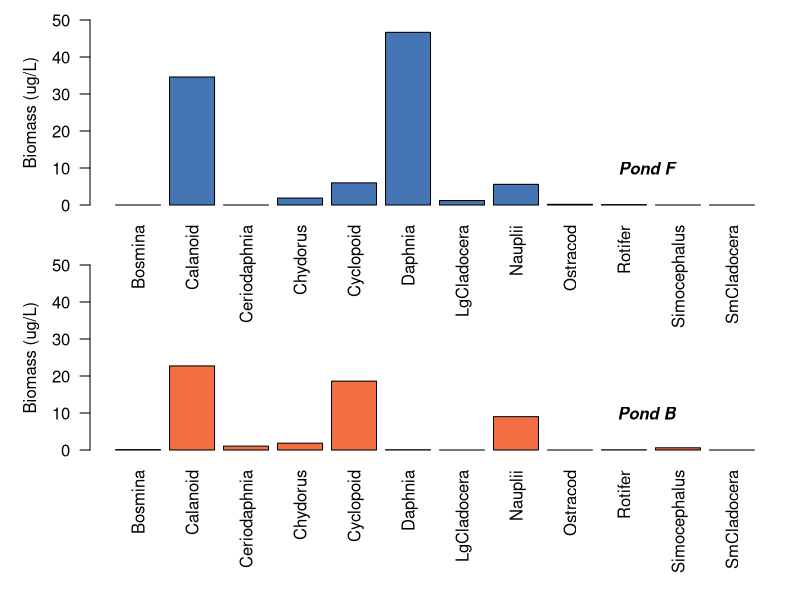
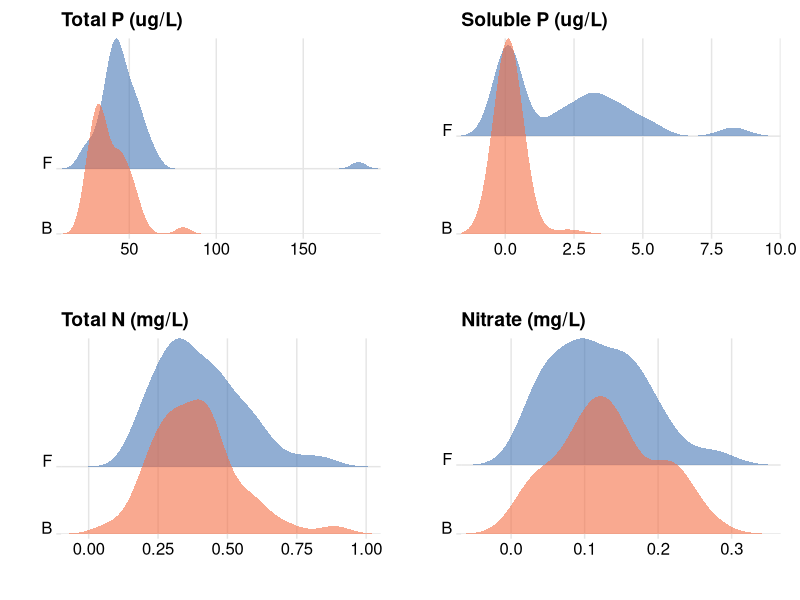
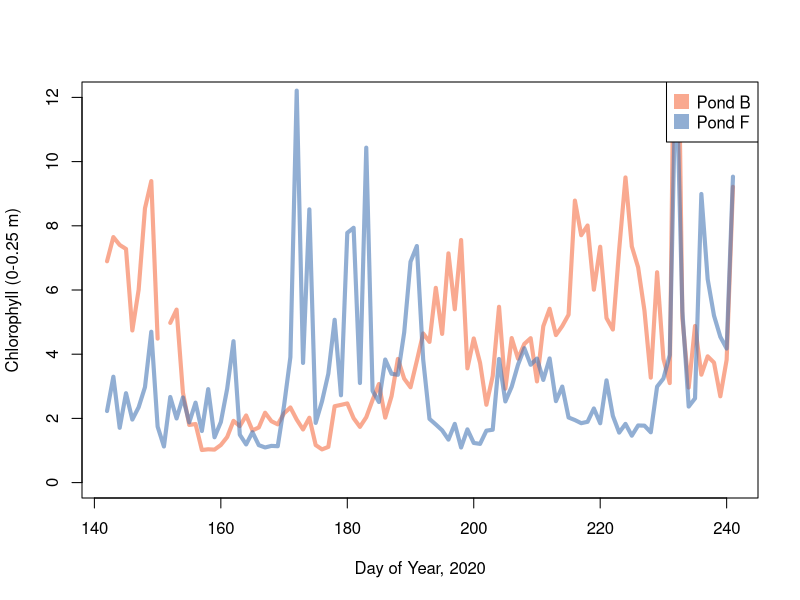

The R script that drew these images, in order:
# For Ellen's Macrophytes -- did Daphnia biomass differ between ponds F&B
if (!require(tidyverse)) install.packages('tidyverse')
library(tidyverse)
if (!require(ggridges)) install.packages('ggridges')
library(ggridges)
if (!require(gridExtra)) install.packages('gridExtra')
library(gridExtra)

#Data sets
zoops = read.csv("hort_zp_clean_11622.csv")
surface = read.csv("hort20_surface_dat.csv")

#==========================================
#Summer Mean Biomass for various taxonomic groupings
pondF = zoops %>%
  filter(pond_id == "F") %>%
  group_by(group) %>%
  summarize(summer_biomass = mean(biomass, na.rm = TRUE)) %>%
  ungroup()

pondB = zoops %>%
  filter(pond_id == "B") %>%
  group_by(group) %>%
  summarize(summer_biomass = mean(biomass, na.rm = TRUE)) %>%
  ungroup()


windows(height = 6, width = 4)
par(mfrow = c(2,1), mai = c(0.5,0.5,0.1,0.1), omi = c(1,0.4,0.1,0.1))
barplot(pondF$summer_biomass, names = pondB$group, las = 2, 
        col ="#4575b4", ylim = c(0,50))
mtext(side = 2, line = 2.5, "Biomass (ug/L)")
text(12, 10, "Pond F", font = 4)
barplot(pondB$summer_biomass, names = pondB$group, 
        las = 2, col = "#f46d43", ylim = c(0,50))
mtext(side = 2, line = 2.5, "Biomass (ug/L)")
text(12, 10, "Pond B", font = 4)

#==================================
# Nutrients
nutsB = surface %>%
  filter(pond_id == "B") %>%
  filter(!(is.na(tp))) %>%
  select(pond_id, doy, period, tp, srp, tn, nox, nhx)

nutsF = surface %>%
  filter(pond_id == "F") %>%
  filter(!(is.na(tp))) %>%
  select(pond_id, doy, period, tp, srp, tn, nox, nhx)

nuts_mac = rbind(nutsB, nutsF)


col_B = rgb(244,109,67, max = 255, alpha = 150)
col_F = rgb(69,117,180, max = 255, alpha = 150)


tp_ridge <-
ggplot(nuts_mac, aes(x = tp, y = pond_id, fill = pond_id)) + 
  geom_density_ridges2(scale = 2, 
                       linetype = 0, 
                       panel_scaling = TRUE) +
  scale_fill_cyclical(values = c(col_B, col_F)) +
  theme_ridges() +
  scale_y_discrete(expand = c(0, 0)) +
  scale_x_continuous(expand = c(0, 0)) +
  labs(title = 'Total P (ug/L)') +
  xlab(label = '') +
  ylab(label = '')

srp_ridge <-
ggplot(nuts_mac, aes(x = srp, y = pond_id, fill = pond_id)) + 
  geom_density_ridges2(scale = 2, 
                       linetype = 0, 
                       panel_scaling = TRUE) +
  scale_fill_cyclical(values = c(col_B, col_F)) +
  theme_ridges() +
  scale_y_discrete(expand = c(0, 0)) +
  scale_x_continuous(expand = c(0, 0)) +
  labs(title = 'Soluble P (ug/L)') +
  xlab(label = '') +
  ylab(label = '')

tn_ridge <-
ggplot(nuts_mac, aes(x = tn, y = pond_id, fill = pond_id)) + 
  geom_density_ridges2(scale = 2, 
                       linetype = 0, 
                       panel_scaling = TRUE) +
  scale_fill_cyclical(values = c(col_B, col_F)) +
  theme_ridges() +
  scale_y_discrete(expand = c(0, 0)) +
  scale_x_continuous(expand = c(0, 0)) +
  labs(title = 'Total N (mg/L)') +
  xlab(label = '') +
  ylab(label = '')

nox_ridge <- 
  ggplot(nuts_mac, aes(x = nox, y = pond_id, fill = pond_id)) + 
  geom_density_ridges2(scale = 2, 
                       linetype = 0, 
                       panel_scaling = TRUE) +
  scale_fill_cyclical(values = c(col_B, col_F)) +
  theme_ridges() +
  scale_y_discrete(expand = c(0, 0)) +
  scale_x_continuous(expand = c(0, 0)) +
  labs(title = 'Nitrate (mg/L)') +
  xlab(label = '') +
  ylab(label = '')

windows(6,6)
grid.arrange(tp_ridge, srp_ridge, tn_ridge, nox_ridge, nrow = 2)


#==================================
# Chlorophyll
plot(surface[surface$pond_id=="B", "doy"], 
     surface[surface$pond_id=="B", "chla"], 
     type = "l", col = col_B, lwd = 4, ylim = c(0,12),
     xlab = "Day of Year, 2020", ylab = "Chlorophyll (0-0.25 m)")
points(surface[surface$pond_id=="F", "doy"], 
       surface[surface$pond_id=="F", "chla"], 
       type = "l", col = col_F, lwd = 4)
legend("topright", legend = c("Pond B", "Pond F"), 
       pch = 15, col = c(col_B, col_F), pt.cex = 2)
